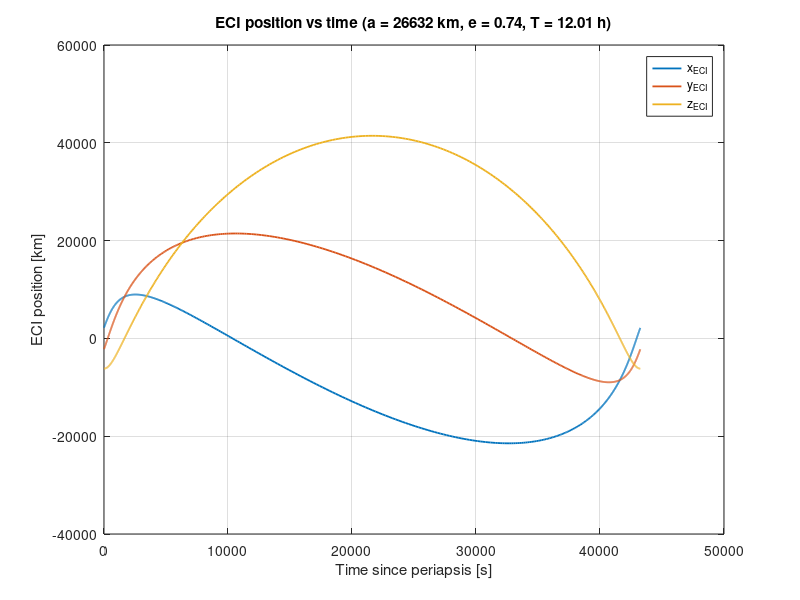

Here is the MATLAB script that generated this plot: (Note: this script raises an error after producing the figure.)
% Assignment 9 - Graydon Selanders
%% Question 1 - Plot orbit vs Time
mu = 398600.4418;
h = 69300; % km^2/s
e = 0.74;
RAAN = deg2rad(45);
inc = deg2rad(63.4); 
omega = deg2rad(270); % argument of perigee
theta = 0; % true anomaly

r_x = h^2/mu * 1/(1 + e*cos(theta)) * [cos(theta); sin(theta); 0];
v_x = mu/h * [-sin(theta); e + cos(theta); 0];

Q = [ cos(omega), sin(omega),    0; ... 
     -sin(omega), cos(omega),    0; ... 
         0,           0,         1] ... 
    * [  1,           0,         0; ... 
         0,        cos(inc),   sin(inc); ... 
         0,       -sin(inc),   cos(inc)] ... 
    *[cos(RAAN),  sin(RAAN),     0; ...
     -sin(RAAN),  cos(RAAN),     0; ... 
         0,           0,         1];

% Q eqn from slides is eci to pqw, so use transpose
r_X_ECI = Q.' * r_x;
v_X_ECI = Q.' * v_x;

% plot position vs time for one orbit
a = h^2/(mu*(1 - e^2));
T = 2*pi*sqrt(a^3/mu);
n = sqrt(mu/a^3);

n_pts = 720;
theta = deg2rad( linspace(0, 360 - 360/n_pts, n_pts));

r_x = h^2/mu .* (1./(1 + e.*cos(theta))) .* [cos(theta); sin(theta); zeros(1,n_pts)];
v_x = mu/h .* [-sin(theta); e + cos(theta); zeros(1, n_pts)];

r_ECI = Q.' * r_x;
v_ECI = Q.' * v_x;

E = 2*atan2( sqrt(1 - e).*sin(theta/2), ...
             sqrt(1 + e).*cos(theta/2) );
E = unwrap(E); % force 0..2*pi without jumps
M = E - e.*sin(E); % mean anomaly 
t = M/n; % time since periapsis 

% plot: xyz vs time
figure();
plot(t, r_ECI(1,:), 'LineWidth',1.3); hold on
plot(t, r_ECI(2,:), 'LineWidth',1.3);
plot(t, r_ECI(3,:), 'LineWidth',1.3); grid on; box on
xlabel('Time since periapsis [s]'); ylabel('ECI position [km]')
title(sprintf('ECI position vs time (a = %.0f km, e = %.2f, T = %.2f h)', a, e, T/3600))
legend('x_{ECI}','y_{ECI}','z_{ECI}','Location','best')


%% Question 2 - Calculate direction of the orientation vectors
%  Question 3 - Determine Yaw-Pitch-Roll angles for satellite body frame 
%               relative to the ECI frame at thetas from above

% use values from Q1
disp('---------- Question 2 & 3 ----------')
thetas = [0 90 180 270];
for th = thetas
    tx = [-sind(th); cosd(th); 0];
    rhat = [cosd(th); sind(th); 0];
    hhat = [0;0;1];
    ox = Q.' * tx; % v_par
    oy = -Q.' * hhat; % -ĥ
    oz = -Q.' * rhat; % nadir
    fprintf(['θ=%3d°  ox=[%.6f %.6f %.6f]\n' ...
             '        oy=[%.6f %.6f %.6f]\n' ...
             '        oz=[%.6f %.6f %.6f]\n'], ...
        th, ox, oy, oz);

    DCM = [ox.'; oy.'; oz.'];  
    alpha = atan2(DCM(1,2) , DCM(1,1)); % yaw
    beta  = asin(-DCM(1,3)); % pitch
    gamma = atan2(DCM(2,3) , DCM(3,3)); % roll

    fprintf('θ=%3d°  α=%.1f°  β=%.1f°  γ=%.1f°\n\n', ...
        th, rad2deg(alpha), rad2deg(beta), mod(rad2deg(gamma),360));
end

%% Question 4 - Sun-earth and sun-satellite characteristics
disp('---------- Question 4 ----------')
% A in word doc

% B sun-earth vector
% Julien date (from assignment 8)
Y = 2025; % year
Mon = 11; % month
D = 5; % day
H = 17.5; % hour of the day

JD = 367 * Y - floor(7*((Y + floor((Mon + 9) / 12)) / 4)) + floor((275 * Mon / 9)) + ...
    D + 1721013.5 + H/24;
n_j2000 = JD - 2451545.0;
epsilon = 23.439 - 3.56e-7 * n_j2000;

L = mod(280.459 + 0.98564736 * n_j2000, 360);
M = mod(357.529 + 0.98560023 * n_j2000, 360);

lambda = mod(L + 1.915*sind(M) + 0.02*sind(2*M), 360);

R_ES = (1.00014 - 0.01671*cosd(M) - 0.00014*cosd(2*M)) * 149597870.691;

r_es = R_ES .* [      cosd(lambda); ...
                sind(lambda)*cosd(epsilon); ...
                sind(lambda)*sind(epsilon)];
r_se = -r_es;
fprintf("Sun-Earth vector: [%.4d\n" + ...
        "                   %.4d\n" + ...
        "                   %.4d]\n\n", r_se);

% C - Sun-satellite vector
h = 52740; % km^2/s
e = 0;
RAAN = deg2rad(225);
inc = deg2rad(25); 
omega = deg2rad(0); % argument of perigee
theta = deg2rad(33); % true anomaly

r_x_es = h^2/mu * 1/(1 + e*cos(theta)) * [cos(theta); sin(theta); 0];

Q = [ cos(omega), sin(omega),    0; ... 
     -sin(omega), cos(omega),    0; ... 
         0,           0,         1] ... 
    * [  1,           0,         0; ... 
         0,        cos(inc),   sin(inc); ... 
         0,       -sin(inc),   cos(inc)] ... 
    *[cos(RAAN),  sin(RAAN),     0; ...
     -sin(RAAN),  cos(RAAN),     0; ... 
         0,           0,         1];

% Q eqn from slides is eci to pqw, so use transpose
r_ECI = Q.' * r_x_es;

% if r_sun-sat - r_eci = r_sun-earth, then r_sun-sat = r_sun-earth + r_eci
r_ss = r_se + r_ECI;
fprintf("Sun-Satellite vector: [%.4d\n" + ...
        "                       %.4d\n" + ...
        "                       %.4d]\n\n", r_ss);

%% Question 5 - Characterize sun-sat vector
disp('---------- Question 5 ----------')

v_x_es = mu/h * [-sin(theta); e + cos(theta); 0];

v_ECI = Q.' * v_x_es;

r_ss = r_se + r_ECI;
r_ss_hat = r_ss / norm(r_ss);

hvec = cross(r_ECI, v_ECI);
hhat = hvec/norm(hvec);

oy = -hhat;
oz = -r_ECI/norm(r_ECI); 
ox = cross(oy, oz);

DCM = [ox.'; oy.'; oz.']; 

s_orbit   = DCM * r_ss_hat;
s_xy  = [s_orbit(1); s_orbit(2); 0];
s_xy_hat = s_xy / norm(s_xy);

alpha = atan2d(s_xy(2), s_xy(1));
if alpha < 0
    alpha = alpha + 360; 
end
beta  = atan2d(s_xy(1), s_xy(2));
if beta  < 0
    beta  = beta  + 360; 
end

% Quadrant (A/B/C/D) as in the clarification figure
if     (s_xy(1) > 0) && (s_xy(2) > 0)
    quadrant = 'A  (x>0, y>0)';
elseif (s_xy(1) < 0) && (s_xy(2) > 0)
    quadrant = 'B  (x<0, y>0)';
elseif (s_xy(1) < 0) && (s_xy(2) < 0)
    quadrant = 'C  (x<0, y<0)';
else
    quadrant = 'D  (x>0, y<0)';
end

fprintf('Sun-satellite vector in orbit frame: \n');
fprintf('[%+.4f  %+.4f  %+.4f]\n\n', ...
        s_orbit(1), s_orbit(2), s_orbit(3));

fprintf("Projection onto body X–Y Plane (the sun-sensor Plane) and it's magnitude: \n");
fprintf('[%+.4f  %+.4f  %+.4f]\n\n', ...
        s_xy(1), s_xy(2), s_xy(3));
fprintf('%.4f\n\n', norm(s_xy));

fprintf('Unit direction in X–Y plane: \n');
fprintf('%+.4f  %+.4f  0]\n\n', ...
        s_xy_hat(1), s_xy_hat(2));

fprintf('Quadrant %s\n\n', quadrant);

fprintf('Angles in X–Y Plane:\n');
fprintf('From +X axis (CCW, 0–360°):   %.3f°\n', alpha);
fprintf('From +Y axis (CCW, 0–360°):   %.3f°\n', beta);



